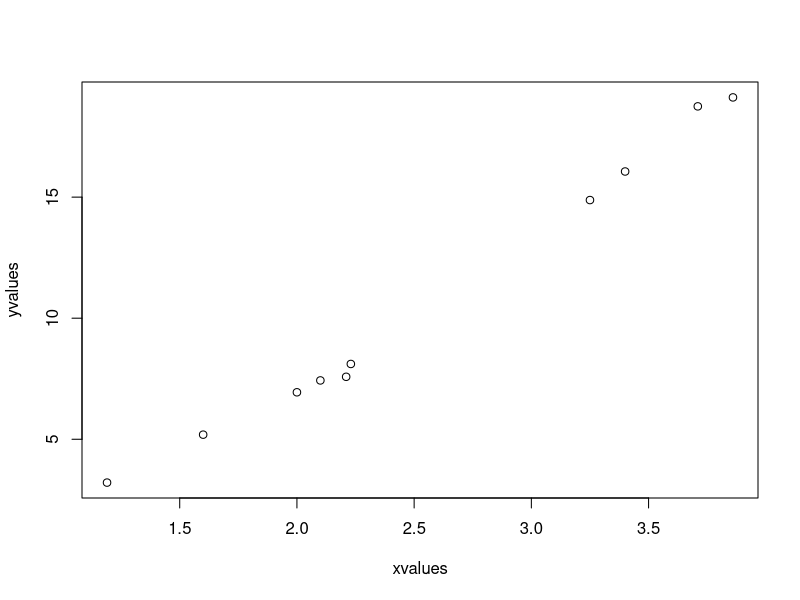
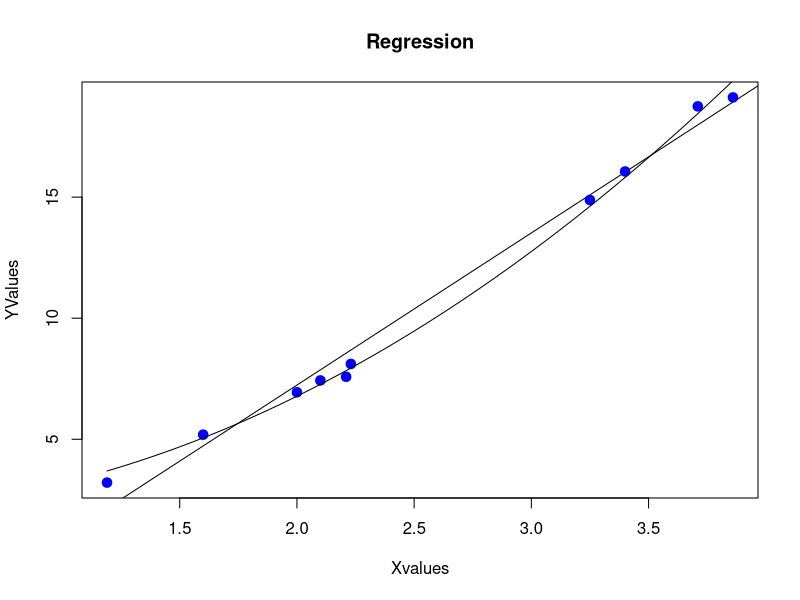

Write the R code that produced these figures, in order.
#Live Demo
xvalues <- c(1.6,2.1,2,2.23,3.71,3.25,3.4,3.86,1.19,2.21)
yvalues <- c(5.19,7.43,6.94,8.11,18.75,14.88,16.06,19.12,3.21,7.58)

# Give the chart file a name.
png(file = "nls.png")

# Plot these values.
plot(xvalues,yvalues)

#linear Regression
plot(xvalues,yvalues,col = "blue",main = "Regression",
     abline(lm(yvalues~xvalues)),cex = 1.9,pch = 20,xlab = "Xvalues",ylab = "YValues")

# Take the assumed values and fit into the model.
model <- nls(yvalues ~ b1*xvalues^2+b2,start = list(b1 = 10,b2 = 10))

# Plot the chart with new data by fitting it to a prediction from 100 data points.
new.data <- data.frame(xvalues = seq(min(xvalues),max(xvalues),len = 100))

lines(new.data$xvalues,predict(model,newdata = new.data))

# Save the file.
dev.off()

# Get the sum of the squared residuals.
print(sum(resid(model)^2))

# Get the confidence intervals on the chosen values of the coefficients.
print(confint(model))
#When we execute the above code, it produces the following result −
